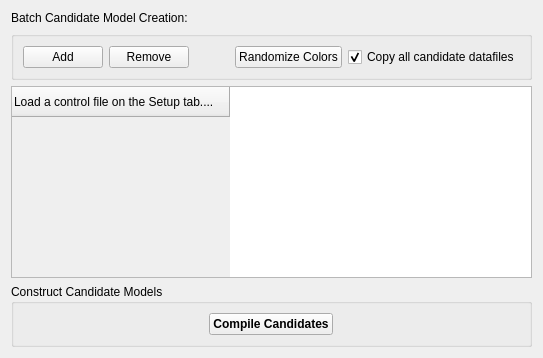
         <widget class="QWidget" name="tab_compile">
          <attribute name="title">
           <string>Compile</string>
          </attribute>
          <layout class="QVBoxLayout" name="verticalLayout_5">
           <item>
            <widget class="QLabel" name="label_2">
             <property name="text">
              <string>Batch Candidate Model Creation:</string>
             </property>
            </widget>
           </item>
           <item>
            <widget class="QGroupBox" name="groupBox_5">
             <property name="title">
              <string/>
             </property>
             <layout class="QHBoxLayout" name="horizontalLayout_6">
              <item>
               <widget class="QPushButton" name="pushButton_P_addCand">
                <property name="text">
                 <string>Add</string>
                </property>
                <property name="icon">
                 <iconset>
                  <normaloff>:/icons/icons/arrow-right-circle.png</normaloff>
                  <normalon>:/icons/icons/arrow-right-circle.png</normalon>:/icons/icons/arrow-right-circle.png</iconset>
                </property>
               </widget>
              </item>
              <item>
               <widget class="QPushButton" name="pushButton_C_remove">
                <property name="text">
                 <string>Remove</string>
                </property>
                <property name="icon">
                 <iconset>
                  <normaloff>:/icons/icons/arrow-left-circle.png</normaloff>
                  <normalon>:/icons/icons/arrow-left-circle.png</normalon>:/icons/icons/arrow-left-circle.png</iconset>
                </property>
               </widget>
              </item>
              <item>
               <spacer name="horizontalSpacer_3">
                <property name="orientation">
                 <enum>Qt::Horizontal</enum>
                </property>
                <property name="sizeHint" stdset="0">
                 <size>
                  <width>40</width>
                  <height>20</height>
                 </size>
                </property>
               </spacer>
              </item>
              <item>
               <widget class="QPushButton" name="pushButton_P_addColors">
                <property name="text">
                 <string>Randomize Colors</string>
                </property>
               </widget>
              </item>
              <item>
               <widget class="QCheckBox" name="checkBox_P_copyData">
                <property name="text">
                 <string>Copy all candidate datafiles</string>
                </property>
                <property name="checked">
                 <bool>true</bool>
                </property>
               </widget>
              </item>
             </layout>
            </widget>
           </item>
           <item>
            <widget class="QTableWidget" name="tableWidget_P">
             <property name="layoutDirection">
              <enum>Qt::LeftToRight</enum>
             </property>
             <attribute name="horizontalHeaderCascadingSectionResizes">
              <bool>false</bool>
             </attribute>
             <attribute name="horizontalHeaderDefaultSectionSize">
              <number>75</number>
             </attribute>
             <attribute name="horizontalHeaderMinimumSectionSize">
              <number>35</number>
             </attribute>
             <attribute name="horizontalHeaderStretchLastSection">
              <bool>true</bool>
             </attribute>
             <row>
              <property name="text">
               <string>Load a control file on the Setup tab....</string>
              </property>
             </row>
            </widget>
           </item>
           <item>
            <widget class="QGroupBox" name="groupBox_6">
             <property name="sizePolicy">
              <sizepolicy hsizetype="Expanding" vsizetype="Preferred">
               <horstretch>0</horstretch>
               <verstretch>0</verstretch>
              </sizepolicy>
             </property>
             <property name="title">
              <string>Construct Candidate Models</string>
             </property>
             <layout class="QVBoxLayout" name="verticalLayout_4">
              <item alignment="Qt::AlignHCenter">
               <widget class="QPushButton" name="pushButton_P_compile">
                <property name="maximumSize">
                 <size>
                  <width>150</width>
                  <height>16777215</height>
                 </size>
                </property>
                <property name="font">
                 <font>
                  <weight>75</weight>
                  <bold>true</bold>
                 </font>
                </property>
                <property name="text">
                 <string>Compile Candidates</string>
                </property>
               </widget>
              </item>
             </layout>
            </widget>
           </item>
          </layout>
         </widget>
